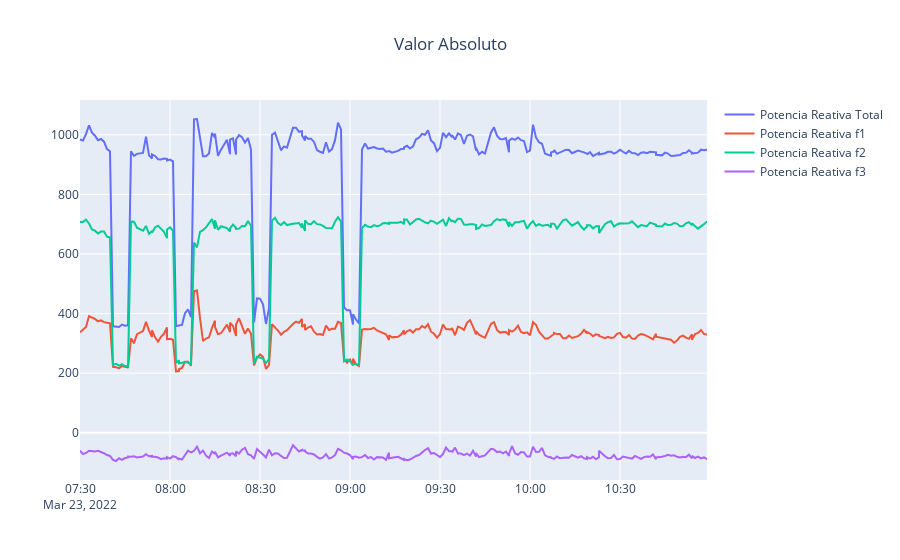

The notebook cell saved with this chart:
### Code cell
title = 'Valor Absoluto'
fig1 = go.Figure(data=go.Scatter(x=df2.DATA, y=df2['potencia_reativa_total var'], mode='lines', name='Potencia Reativa Total'))
fig2 = go.Figure(data=go.Scatter(x=df2.DATA, y=df2['potencia_reativa_f1 var'], mode='lines', name='Potencia Reativa f1'))
fig3 = go.Figure(data=go.Scatter(x=df2.DATA, y=df2['potencia_reativa_f2 var'], mode='lines', name='Potencia Reativa f2'))
fig4 = go.Figure(data=go.Scatter(x=df2.DATA, y=df2['potencia_reativa_f3 var'], mode='lines', name='Potencia Reativa f3'))

#title = 'Valor Porcentual'
#fig1 = go.Figure(data=go.Scatter(x=df2.DATA, y=100*df2['potencia_reativa_f1 var']/df2['potencia_reativa_total var'], mode='lines', name='Potencia Reativa f1'))
#fig2 = go.Figure(data=go.Scatter(x=df2.DATA, y=100*df2['potencia_reativa_f2 var']/df2['potencia_reativa_total var'], mode='lines', name='Potencia Reativa f2'))
#fig3 = go.Figure(data=go.Scatter(x=df2.DATA, y=100*df2['potencia_reativa_f3 var']/df2['potencia_reativa_total var'], mode='lines', name='Potencia Reativa f3'))

fig = go.Figure(data=fig1.data+fig2.data+fig3.data+fig4.data)
fig.update_layout(
    title=dict(text=title, x=0.5, xanchor='center')
)
fig.show()

### Figure 1 — Plotly figure (JSON) as saved in the notebook; plotly's stock layout.template omitted (floating-point values rounded to 4 significant figures; data arrays with more than 128 entries replaced by an {"elided": "..."} marker saying what was removed)
{"data": [{"mode": "lines", "name": "Potencia Reativa Total", "type": "scatter", "x": {"elided": "271 str values"}, "y": {"elided": "271 int values"}}, {"mode": "lines", "name": "Potencia Reativa f1", "type": "scatter", "x": {"elided": "271 str values"}, "y": {"elided": "271 int values"}}, {"mode": "lines", "name": "Potencia Reativa f2", "type": "scatter", "x": {"elided": "271 str values"}, "y": {"elided": "271 int values"}}, {"mode": "lines", "name": "Potencia Reativa f3", "type": "scatter", "x": {"elided": "271 str values"}, "y": {"elided": "271 int values"}}], "layout": {"title": {"text": "Valor Absoluto", "x": 0.5, "xanchor": "center"}}}
